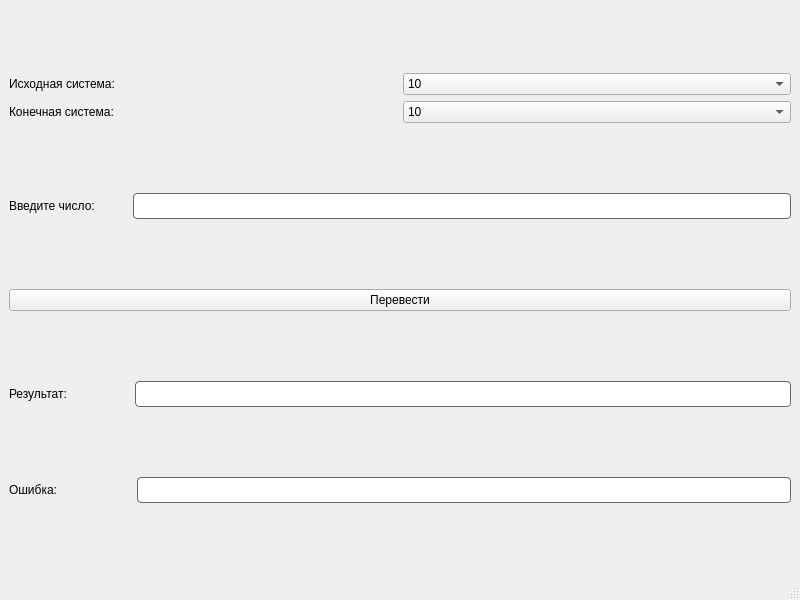
<?xml version="1.0" encoding="UTF-8"?>
<ui version="4.0">
 <class>MainWindow</class>
 <widget class="QMainWindow" name="MainWindow">
  <property name="geometry">
   <rect>
    <x>0</x>
    <y>0</y>
    <width>800</width>
    <height>600</height>
   </rect>
  </property>
  <property name="minimumSize">
   <size>
    <width>500</width>
    <height>350</height>
   </size>
  </property>
  <property name="windowTitle">
   <string>Number System Converter</string>
  </property>
  <widget class="QWidget" name="centralwidget">
   <layout class="QVBoxLayout" name="verticalLayout_3">
    <item>
     <layout class="QGridLayout" name="gridLayout_2" columnstretch="0,0">
      <item row="1" column="0">
       <widget class="QLabel" name="label_3">
        <property name="text">
         <string>Конечная система:</string>
        </property>
       </widget>
      </item>
      <item row="0" column="0">
       <widget class="QLabel" name="label_2">
        <property name="text">
         <string>Исходная система:</string>
        </property>
       </widget>
      </item>
      <item row="1" column="1">
       <widget class="QComboBox" name="targetBaseComboBox">
        <item>
         <property name="text">
          <string>10</string>
         </property>
        </item>
        <item>
         <property name="text">
          <string>2</string>
         </property>
        </item>
        <item>
         <property name="text">
          <string>8</string>
         </property>
        </item>
       </widget>
      </item>
      <item row="0" column="1">
       <widget class="QComboBox" name="sourceBaseComboBox">
        <item>
         <property name="text">
          <string>10</string>
         </property>
        </item>
        <item>
         <property name="text">
          <string>2</string>
         </property>
        </item>
        <item>
         <property name="text">
          <string>8</string>
         </property>
        </item>
       </widget>
      </item>
     </layout>
    </item>
    <item>
     <layout class="QGridLayout" name="gridLayout_3">
      <item row="0" column="0">
       <widget class="QLabel" name="label">
        <property name="text">
         <string>Введите число:</string>
        </property>
       </widget>
      </item>
      <item row="0" column="1">
       <widget class="QLabel" name="label_6">
        <property name="text">
         <string>ㅤㅤ </string>
        </property>
       </widget>
      </item>
      <item row="0" column="2">
       <widget class="QLineEdit" name="inputLineEdit">
        <property name="styleSheet">
         <string notr="true">border: 1px solid #666;
border-radius: 4px;
padding: 4px;
color: white;</string>
        </property>
       </widget>
      </item>
     </layout>
    </item>
    <item>
     <layout class="QGridLayout" name="gridLayout_4">
      <item row="0" column="0">
       <widget class="QPushButton" name="convertButton">
        <property name="styleSheet">
         <string notr="true"/>
        </property>
        <property name="text">
         <string>Перевести</string>
        </property>
       </widget>
      </item>
     </layout>
    </item>
    <item>
     <layout class="QGridLayout" name="gridLayout_5">
      <item row="0" column="1">
       <widget class="QLabel" name="label_7">
        <property name="text">
         <string>ㅤㅤㅤㅤㅤ</string>
        </property>
       </widget>
      </item>
      <item row="0" column="2">
       <widget class="QLineEdit" name="outputLineEdit">
        <property name="styleSheet">
         <string notr="true">border: 1px solid #666;
border-radius: 4px;
padding: 4px;
color: white;</string>
        </property>
        <property name="readOnly">
         <bool>true</bool>
        </property>
       </widget>
      </item>
      <item row="0" column="0">
       <widget class="QLabel" name="label_4">
        <property name="text">
         <string>Результат:</string>
        </property>
       </widget>
      </item>
     </layout>
    </item>
    <item>
     <layout class="QGridLayout" name="gridLayout_6">
      <item row="0" column="1">
       <widget class="QLabel" name="label_8">
        <property name="text">
         <string>ㅤㅤㅤㅤㅤㅤ</string>
        </property>
       </widget>
      </item>
      <item row="0" column="0">
       <widget class="QLabel" name="label_5">
        <property name="text">
         <string>Ошибка:</string>
        </property>
       </widget>
      </item>
      <item row="0" column="2">
       <widget class="QLineEdit" name="errorLineEdit">
        <property name="styleSheet">
         <string notr="true">border: 1px solid #666;
border-radius: 4px;
padding: 4px;
color: red;</string>
        </property>
        <property name="readOnly">
         <bool>true</bool>
        </property>
       </widget>
      </item>
     </layout>
    </item>
   </layout>
  </widget>
  <widget class="QStatusBar" name="statusbar"/>
 </widget>
 <resources/>
 <connections/>
</ui>
